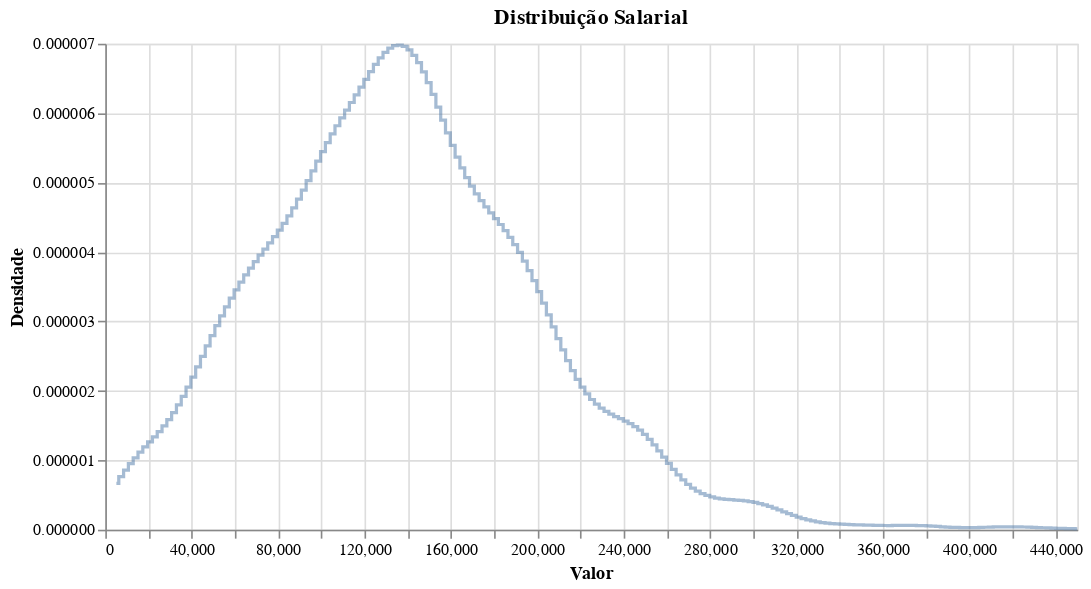

The notebook cell this image was saved under:
### Code cell
# Trazendo informação de salário em histograma
hist_data = [df['Salario_Dolar']]
group_labels = ['Salario_Dolar']

# Criando o gráfico
fig = alt.Chart(df).transform_density(
    'Salario_Dolar',
    as_=['Salario_Dolar', 'Salariof'],
    extent=[min(df['Salario_Dolar']), max(df['Salario_Dolar'])],
    groupby=[]
).mark_line(
    opacity=0.5,
    interpolate='step'
).encode(
    alt.X(
        'Salario_Dolar:Q',
        title='Valor'
        ),
    alt.Y(
        'Salariof:Q',
        title='Densidade'
        )
).properties(
    title='Distribuição Salarial',
    width=600,
    height=300,
)

# Mostrando o gráfico
fig

### Figure 1 — Vega-Lite specification as saved in the notebook (floating-point values rounded to 4 significant figures; data arrays with more than 128 entries replaced by an {"elided": "..."} marker saying what was removed)
{"config": {"view": {"continuousWidth": 400, "continuousHeight": 300}}, "data": {"name": "data-6f59bcdedea7e4a46defbe54382a761d"}, "mark": {"type": "line", "interpolate": "step", "opacity": 0.5}, "encoding": {"x": {"field": "Salario_Dolar", "title": "Valor", "type": "quantitative"}, "y": {"field": "Salariof", "title": "Densidade", "type": "quantitative"}}, "height": 300, "title": "Distribuição Salarial", "transform": [{"density": "Salario_Dolar", "extent": [5132, 450000], "groupby": [], "as": ["Salario_Dolar", "Salariof"]}], "width": 600, "$schema": "https://vega.github.io/schema/vega-lite/v4.17.0.json", "datasets": {"data-6f59bcdedea7e4a46defbe54382a761d": {"elided": "3755 records"}}}
